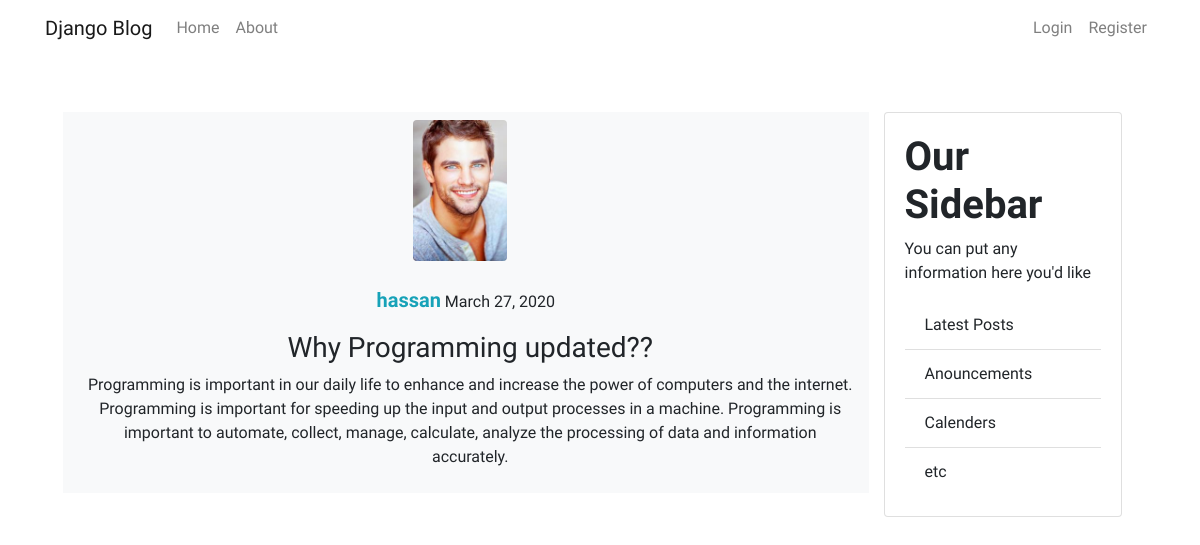
Before: /post/10/ with the older database file.
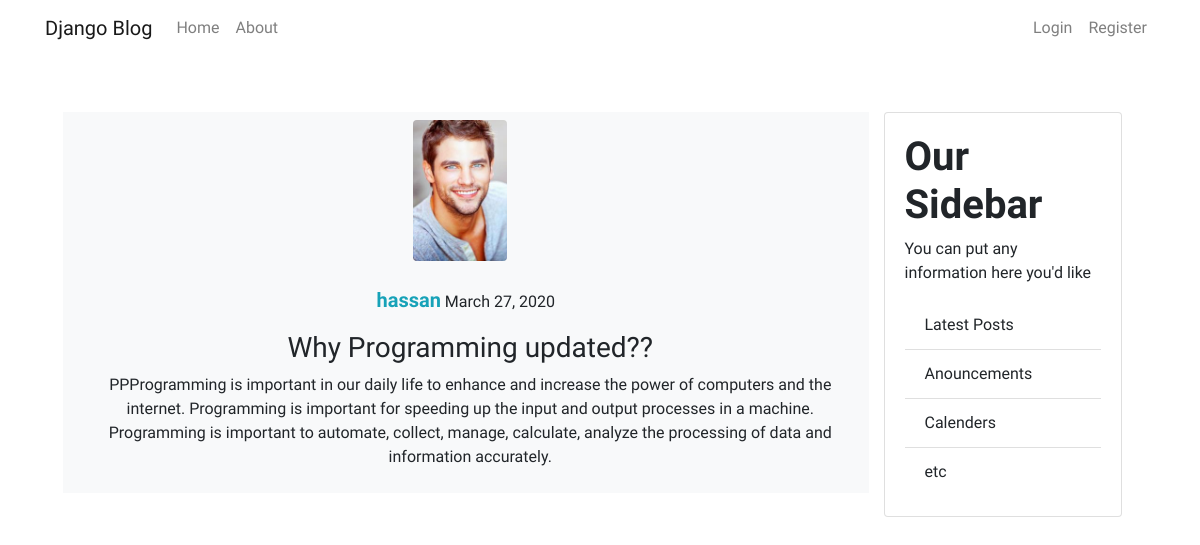
After: the same page with the newer database file.
### blog/models.py (models this page shows, shortened)
class Post(models.Model):
    title = models.CharField(max_length=200)
    content = models.TextField()
    date_posted = models.DateTimeField(default=timezone.now)
    author      = models.ForeignKey(User,on_delete=models.CASCADE)

### users/models.py (models this page shows, shortened)
class Profile(models.Model):
    user  = models.OneToOneField(User,on_delete=models.CASCADE)
    image = models.ImageField(default='azadari.png', upload_to='profile_pics')

### blog/views.py (the view)
# urls.py: path('post/<int:pk>/',PostDetailView.as_view(), name="post-detail"),
class PostDetailView(DetailView):
    model = Post

### blog/templates/blog/post_detail.html (shortened to what this page needs)
{% extends 'blog/base.html' %}
{% block content %}
  <div class="bg-light mt-3 row text-center" >
    <div class="col-12" >
      <div class="ml- 4 mt-2" >
        <img src="{{object.author.profile.image.url }}" alt="" class="img-fluid rounded" width="94" height="66">
      </div>
      <div class="mt-4">
        <strong class="text-info " >{{ object.author }}</strong>  {{ object.date_posted|date:'F d, Y' }}
      </div>
    </div>
    <div class="col-12 pl-4 pb-2 pt-2">
      <h3>{{ object.title }}</h3>
      <p>{{ object.content }} </p>
    </div>
  </div>
{% endblock content %}

Changed rows visible on the page:
changed Post "Why Programming updated??": content "Programming is important in our…" → "PPProgramming is important in our…"
